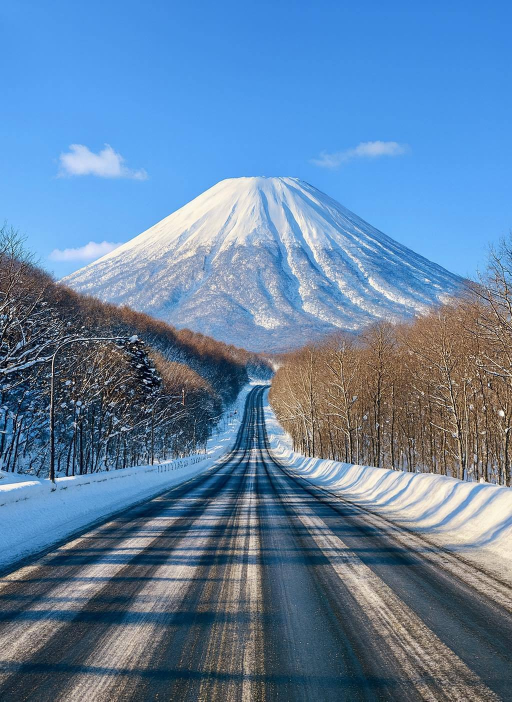
#> input picture vision/soccer.jpg, 1024 x 1403 px, found by its file name (shown at 1/2 size)
$ python 5-1.py
#> lines starting #> are read from the running program, lines starting #| are printed output that depends on the picture; after the words box and inside, x2 and y2 are one past the last pixel; in counts of white or black regions, pixels touching at a corner belong together
import cv2 as cv

img = cv.imread('/Users/cho/2-2Class/vision/soccer.jpg')
#> img is the input picture: shape (1403, 1024, 3); mean B, G, R 162.9, 129.5, 97.5
patch = img[250:350, 170:270, :]
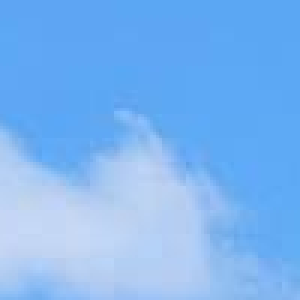
#> patch: shape (100, 100, 3) (shown 3 times larger); mean B, G, R 243.1, 181.2, 124.7

img = cv.rectangle(img, (170, 250), (270, 350), (255, 0, 0), 3)
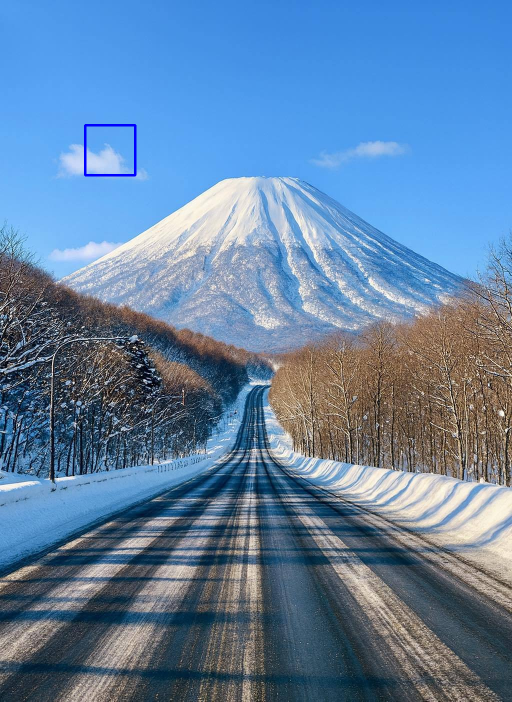
#> img: shape (1403, 1024, 3) (shown at 1/2 size); 0.14% of pixels changed, all inside (x1, y1, x2, y2) = (168, 248, 273, 353)
patch1 = cv.resize(patch, dsize=(0, 0), fx=5, fy=5, interpolation=cv.INTER_NEAREST)
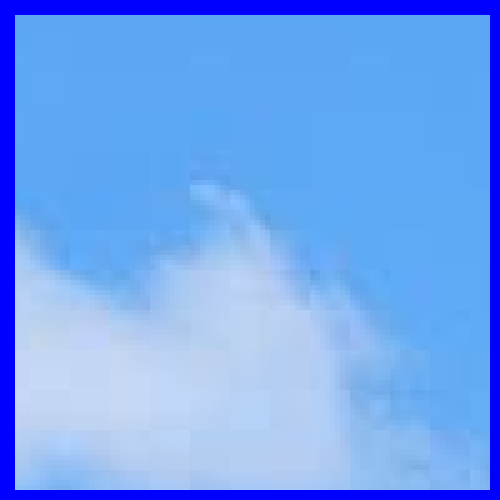
#> patch1: shape (500, 500, 3); mean B, G, R 244.2, 163.8, 113.1
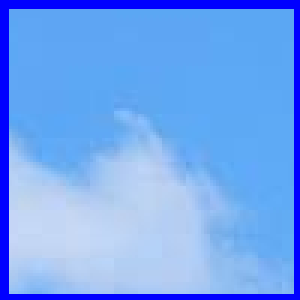
#> patch: shape (100, 100, 3) (shown 3 times larger); 9.75% of pixels changed, all inside (x1, y1, x2, y2) = (0, 0, 100, 100)
patch2 = cv.resize(patch, dsize=(0, 0), fx=5, fy=5, interpolation=cv.INTER_LINEAR)
patch3 = cv.resize(patch, dsize=(0, 0), fx=5, fy=5, interpolation=cv.INTER_CUBIC)

cv.imshow('Original', img)
cv.imshow('Resize nearest', patch1)
cv.imshow('Resize bilinear', patch2)
cv.imshow('Resize bicubic', patch3)

cv.waitKey()
cv.destroyAllWindows()
